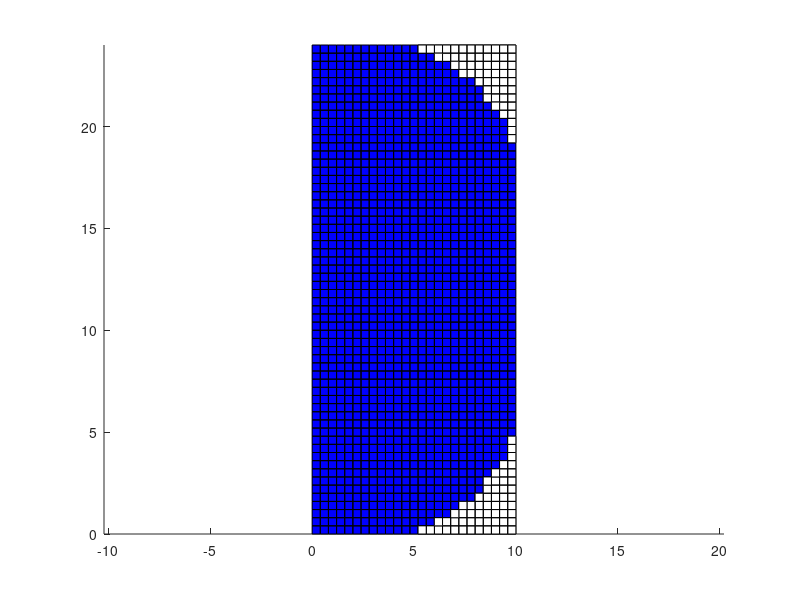
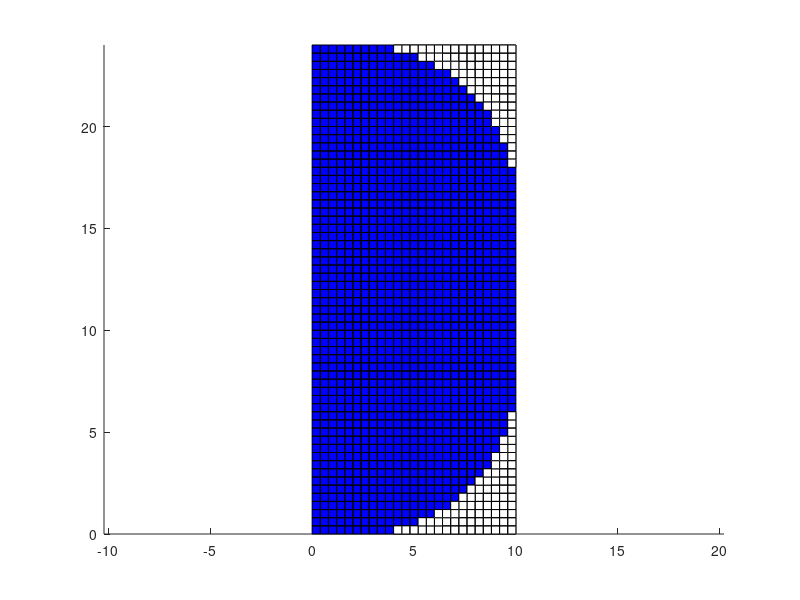
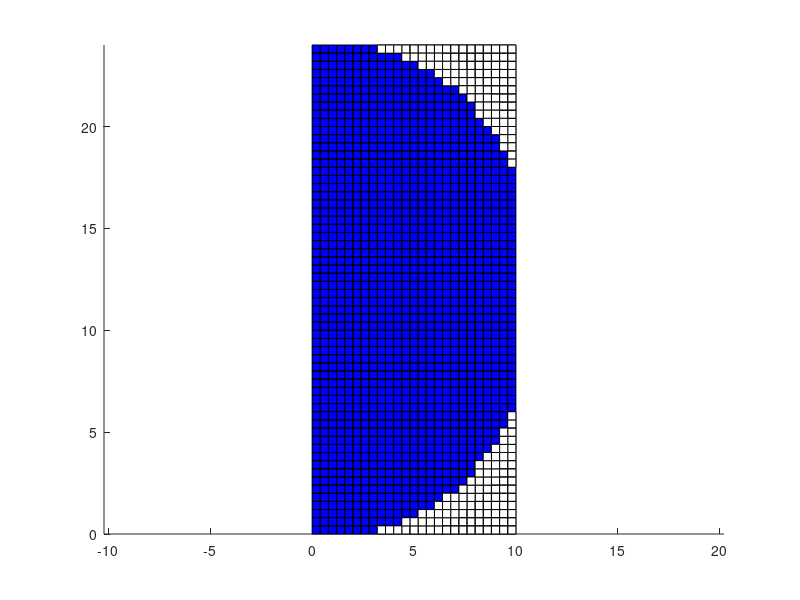
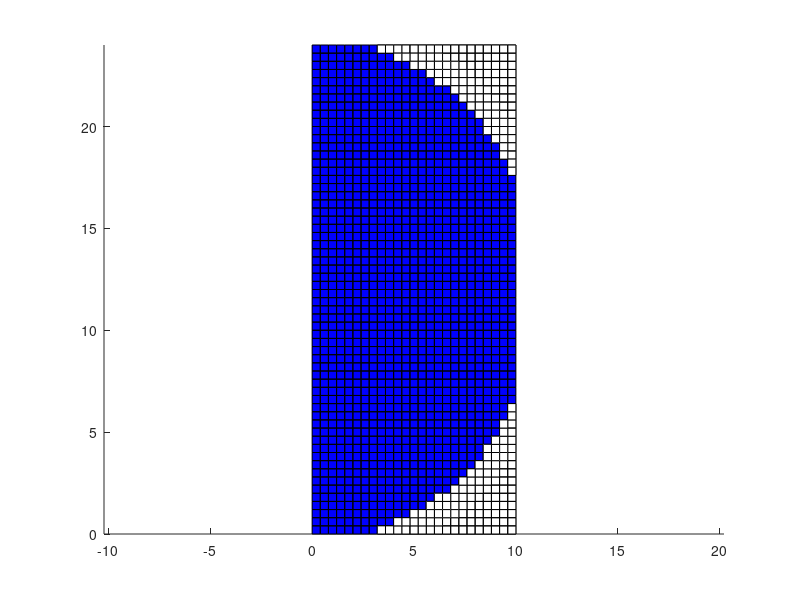

Source code (MATLAB) for these figures, in order: (Note: a time limit stopped this script after it produced the figures.)
% UNIVERSIDADE ESTADUAL DE CAMPINAS
% FACULDADE DE ENGENHARIA MECANICA
% METODOS DE OTIMIZACAO TOPOLOGICA EVOLUCIONARIA - IM437 J
% ATIVIDADE 2
%
% DIPL. -ENG RENAN MIRANDA PORTELA
%%%%%%%%%%%%%%%%%%%%%%%%%%%%%%%%%%%%%%%%%%%%%%%%%%%%%%%%%%%%

%% cleaning

clc; clear; close all

%% coordinate matrix

nx = 26; % nodes number in x
ny = 61; % nodes number in y
Lx = 10; % length in x
Ly = 24; % length in y
ex = nx - 1; % element number in x
ey = ny - 1; % element number in y
a = Lx/nx; % element length
b = Ly/ny; % element hight

coordx = linspace(0,Lx,nx); % coordinate in x
coordy = linspace(0,Ly,ny); % coordinate in y
[X,Y] = meshgrid(coordx,coordy);
X = X';
Y = Y';
num = 1:nx*ny; % number of nodes
coord = [num(:),X(:),Y(:)]; % coordinate matrix
%% incidence matrix

inci = zeros(ex*ey,6); % incidence matrix pre-location
A = coord(:,1);
A = reshape(A,[nx,ny]);
k = 1;
for j = 1:ny-1
    for i = 1:nx-1
        if k > ex*ey/2
            mat = 1;
        else
            mat = 1;
        end
        inci(k,:)=[mat, A(i,j),A(i+1,j),A(i+1,j+1),A(i,j+1),k];
        k = k + 1;
    end
end

%% boundary conditions matrix

bc = zeros(2*ny,3);
k = 1;

for i = 1:ny
    bc(2*i-1,:) = [k, 1,0];
    bc(2*i,:) = [k, 2,0];
    k = k + nx;
end

%% load matrix

if mod(ey,2) == 0
    k = nx*(ny+1)/2;
else
    k = nx*(ny)/2;
end

load = [k 2 -1000];

%% material matrix
            %E          nu
material = [210e9 7860 0.3;  %steel
            70e9 2700 0.27]; %aluminium
        
%% solver
        
nel = size(inci,1);    % element number
nnodes = size(coord,1);% nodes number

alldof = 1:nnodes*2; % degrees of freedom
kg = zeros(2*nnodes); % global stiffness matrix pre-location
F = zeros(2*nnodes,1); %load matrix pre-location 
nload = size(load,1); %load quantity

for i = 1:nload
    if load(i,2) == 1
        F(2*load(i,1)-1) = load(i,3);        
    else
        F(2*load(i,1)) = load(i,3);
    end    
end


%% global stiffness matrix assemble

for i = 1:nel 
    
        no1 = inci(i,2); % first node element 
        no2 = inci(i,3); % second node element
        no3 = inci(i,4); % third node element
        no4 = inci(i,5); % fourth node element

        E = material(inci(i,1),1); % young's module

        nu = material(inci(i,1),3); % poisson module

        D = E*[1/(1-nu^2), nu/(1-nu^2), 0; 
               nu/(1-nu^2),  1/(1-nu^2),0;
                0,       0, 1/(2*(1+nu))];
        
        line = inci(1,:);
                
        posxy = coord(line(2:length(line)-1),2:3);    
            
        %Pontos de gaus
        np=2;
        pxi=[-1/sqrt(3),1/sqrt(3)];
        peta=[-1/sqrt(3),1/sqrt(3)];
        wi=1;
        wj=1;
        
        Nfun=4; %N�mero de n�s do elemento
        ke=zeros(2*Nfun); %Inicializa��o da matriz elementar
        Bs=zeros(3,2*Nfun); %Inicializa��o da matriz de deforma��o
        
        for j=1:np
            xi=pxi(j);
            for k=1:np
                eta=peta(k);
                N=[1/4*(1-xi)*(1-eta), 1/4*(1+xi)*(1-eta), 1/4*(1+xi)*(1+eta), 1/4*(1-xi)*(1+eta)];
                dNxi=[eta/4 - 1/4,1/4 - eta/4,eta/4 + 1/4,- eta/4 - 1/4];
                dNeta=[xi/4 - 1/4,- xi/4 - 1/4,xi/4 + 1/4,1/4 - xi/4];
                %Jacobiano
                J=[dNxi;dNeta]*posxy;
                %Determinante do Jacobiano
                detJ=det(J);
                iJ=J^-1;
                %Matriz de deforma��o Bs-s�lida
                p = 1:2:8; %vetor de 1 ate 8(
                Bs(1,p)   = iJ(1,1)*dNxi + iJ(1,2)*dNeta;
                Bs(2,p+1) = iJ(2,1)*dNxi + iJ(2,2)*dNeta;
                Bs(3,p)   = Bs(2,p+1);
                Bs(3,p+1) = Bs(1,p);
                %Matriz do elemento
                ke = ke + 0.001*Bs'*D*Bs*det(J)*wi*wj;
            end
        end
                              
        loc = [no1*2-1 no1*2 no2*2-1 no2*2 no3*2-1 no3*2 no4*2-1 no4*2]; % localization vector

        kg(loc,loc) = kg(loc,loc) + ke; % global stiffness matrix assemble
end

freedof = alldof;

for k = 1 : size(bc,1)
    freedof(2*bc(k,1)-(2-bc(k,2))) = 0;
end

F_aux = sparse(F(logical(freedof),1)); % column & rows elimination

u = zeros(size(F_aux,1),1);

figure()
patch('Faces',inci(:,2:5),'Vertices',coord(:,2:3),'FaceColor','blue')
axis equal
hold on

%% eso stress optimization

count = 0;

rr = 0.01; % rejection ratio
er = 0.01; % evolutionary rate
sc = 0.24; % stop criterion

x=ones(nel,1);

stress_max = zeros(1000,1);
stress_min = zeros(1000,1);
stress_ave = zeros(1000,1);

kk = 0;

conv = 0;

while conv == 0
    count = count + 1;
    
    kg_aux = sparse(kg(logical(freedof),logical(freedof))); % column & rows elimination
    
    u(logical(freedof),1) = kg_aux\F_aux;
    
    stress = zeros(nel,1);

    Bt=[-0.5/a,0,0.5/a,0,0.5/a,0,-0.5/a,0;
        0,-0.5/b,0,-0.5/b,0,0.5/b,0,0.5/b;
        -0.5/b,-0.5/a,-0.5/b,0.5/a,0.5/b,0.5/a,0.5/b,-0.5/a];

    for i = 1:nel
        no1 = inci(i,2); % first node element 
        no2 = inci(i,3); % second node element
        no3 = inci(i,4); % third node element
        no4 = inci(i,5); % fourth node element

        nu = material(inci(i,1),3); % poisson module
        D = E/(1-nu^2)*[1 nu 0;
                       nu 1 0;
                       0 0 (1-nu)/2];

        loc = [no1*2-1 no1*2 no2*2-1 no2*2 no3*2-1 no3*2 no4*2-1 no4*2]; % localization vector
        epi = u(loc,1);

        T_el=D*Bt*epi; % stress within the element

        stress(i,1)=sqrt((T_el(1,1)^2)+(T_el(2,1)^2)-(T_el(1,1)*T_el(2,1))+3*(T_el(3,1)^2));
    end
    
    stress(logical(x)==false) = 0;
    
    remove_element = find(stress < rr*max(stress));
    
    remove_element_aux = remove_element(x(remove_element)==1);
    
    while isempty(remove_element_aux)
        rr = rr + er;
    
        remove_element = find(stress < rr*max(stress));
    
        remove_element_aux = remove_element(x(remove_element)==1);
    end
    
    nel_del = length(remove_element_aux);
    
     if  mod(nel_del,2)~=0 
        nel_del = nel_del - 1; 
     end
    
     x(remove_element_aux) = 0;
     
     for j = 1:nel_del
        i = remove_element_aux(j,1);
         
        no1 = inci(i,2); % first node element 
        no2 = inci(i,3); % second node element
        no3 = inci(i,4); % third node element
        no4 = inci(i,5); % fourth node element

        E = material(inci(i,1),1); % young's module

        nu = material(inci(i,1),3); % poisson module

        k=[ 1/2-nu/6   1/8+nu/8 -1/4-nu/12 -1/8+3*nu/8 ... 
       -1/4+nu/12 -1/8-nu/8  nu/6       1/8-3*nu/8];

        ke = 0.001*E/(1-nu^2)*[ k(1) k(2) k(3) k(4) k(5) k(6) k(7) k(8)
                          k(2) k(1) k(8) k(7) k(6) k(5) k(4) k(3)
                          k(3) k(8) k(1) k(6) k(7) k(4) k(5) k(2)
                          k(4) k(7) k(6) k(1) k(8) k(3) k(2) k(5)
                          k(5) k(6) k(7) k(8) k(1) k(2) k(3) k(4)
                          k(6) k(5) k(4) k(3) k(2) k(1) k(8) k(7)
                          k(7) k(4) k(5) k(2) k(3) k(8) k(1) k(6)
                          k(8) k(3) k(2) k(5) k(4) k(7) k(6) k(1)];

        loc = [no1*2-1 no1*2 no2*2-1 no2*2 no3*2-1 no3*2 no4*2-1 no4*2]; % localization vector

        kg(loc,loc) = kg(loc,loc) - ke; % global stiffness matrix assemble
        
        ke = 1e-3*ke;
        
        kg(loc,loc) = kg(loc,loc) + ke; % global stiffness matrix assemble
     end
    
    stress_max(count,1) = max(stress);
    stress_min(count,1) = min(stress(x==1));
    stress_ave(count,1) = mean(stress(x==1));
     
    inci_aux = inci(remove_element_aux,:);
     
    nel_aux = sum(x);
    
    if rr >= sc
        conv = 1;
    end
     
    patch('Faces',inci_aux(:,2:5),'Vertices',coord(:,2:3),'FaceColor','white')
    pause(1e-6);
    
     if mod(count, 3) == 0
         kk = kk + 1;
         filename = sprintf('%d_%d_%d', ex, ey, kk);
         saveas(gcf,filename,'png')
     end
    
end     

count = 1:count;

stress_max = stress_max(count,1);
stress_min = stress_min(count,1);
stress_ave = stress_ave(count,1);

figure()
hold on
plot(count,stress_max,'k')
plot(count,stress_min,'r')
plot(count,stress_ave,'g')
legend('Maximum stress','Minimum stress','Average stress')
xlabel('Iterations number')
ylabel('\sigma (Pa)')
